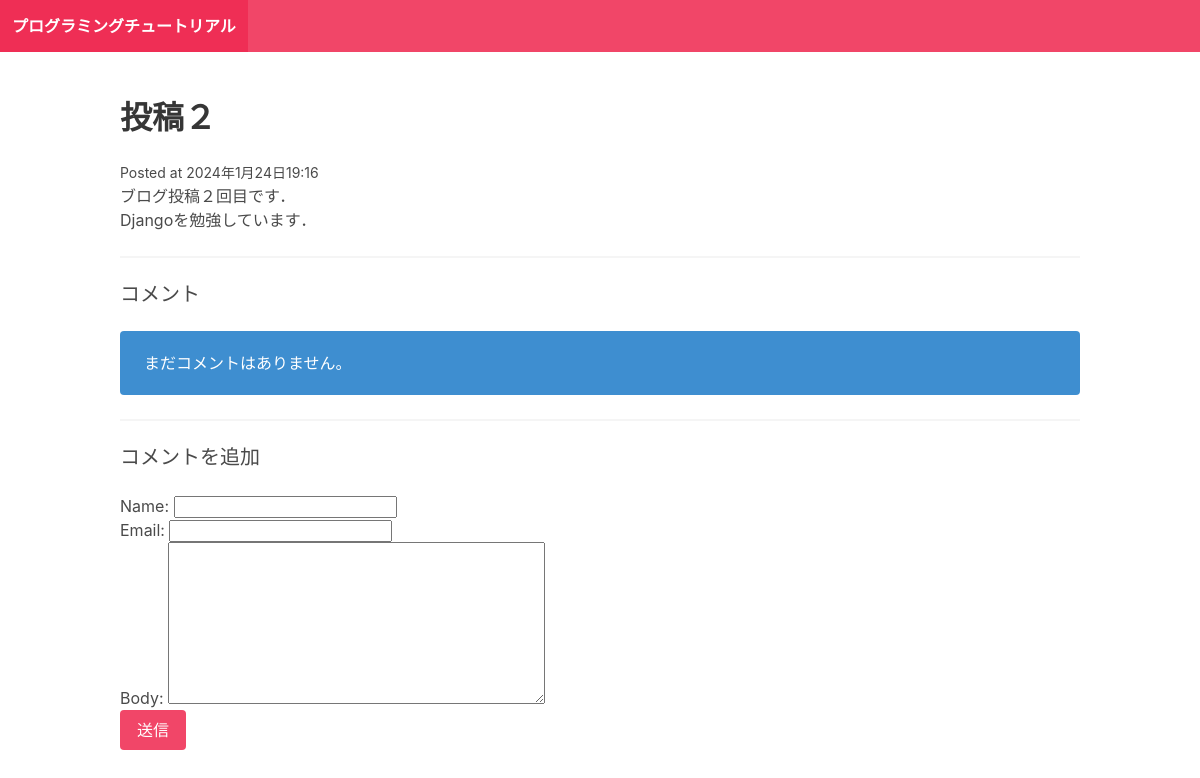
The page /post-2/ on the database its author committed.
### blog/models.py (models this page shows)
class Post(models.Model):
    title = models.CharField(max_length=255)
    slug = models.SlugField()
    intro = models.TextField()
    body = models.TextField()
    posted_date = models.DateTimeField(auto_now_add=True)

### blog/views.py (the view)
# urls.py: path("<slug:slug>/", post_detail, name="post_detail")
def post_detail(request,slug):
    post = Post.objects.get(slug=slug)
    if request.method == "POST":
        form = CommentForm(request.POST)
        if form.is_valid():
            comment = form.save(commit=False)
            comment.post=post
            comment.save()
            return redirect("post_detail", slug=post.slug)
    else:
        form = CommentForm()
    return render(request,"blog/post_detail.html",{"post":post, "form":form})

### blog/forms.py
class CommentForm(forms.ModelForm):
    class Meta:
        model = Comment
        fields = ("name","email","body")

### blog/templates/blog/post_detail.html (shortened to what this page needs)
{% extends "blog/base.html" %}
{% block content %}
    <h2 class="title">{{ post.title }}</h2>
    <small>Posted at {{post.posted_date}}</small>
    <p>{{post.intro}}</p>
    <p>{{post.body}}</p>
    <hr/>
    <h2 class="subtitle">コメント</h2>
    {% for comment in post.comments.all %}
    <aritcle class="media">
        <div class="media-content">
            <div class="content">
                <p>
                    <strong>{{comment.name}}</strong>
                    <small>{{comment.posted_date}}</small>
                    <br/>
                    {{comment.body}}
                </p>
            </div>
        </div>
    </aritcle>
    {% empty %}
    <div class="notification is-info">
        <p>まだコメントはありません。</p>
    </div>
    {% endfor %}
    <hr/>
    <h2 class="subtitle">コメントを追加</h2>
    <form action="." method="post">
        {{form.as_p}}
        <div class="field">
            <div class="control">
                <button class="button is-danger">送信</button>
            </div>
        </div>
    </form>
{% endblock %}

### rows shown on the page
Post: title "投稿２", posted_date "2024年1月24日19:16", intro "ブログ投稿２回目です．", body "Djangoを勉強しています．"
